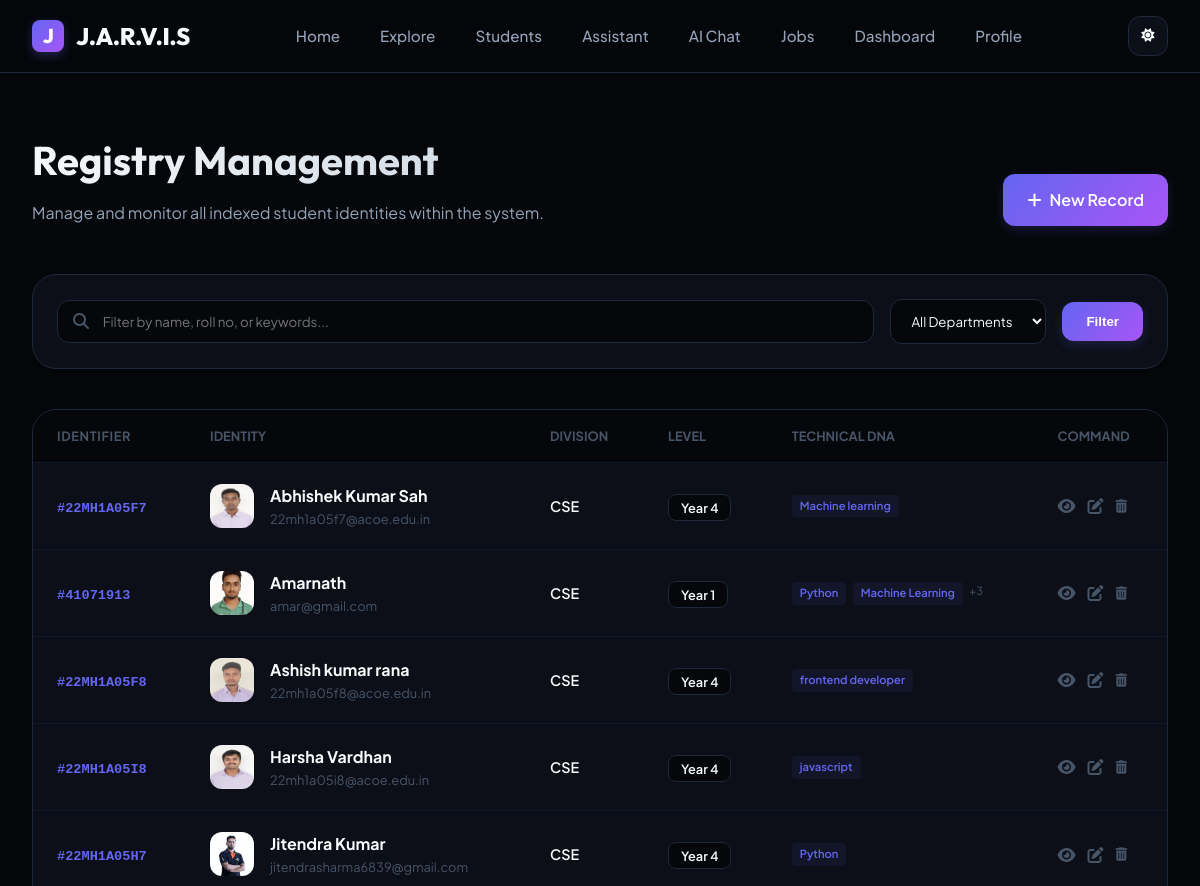
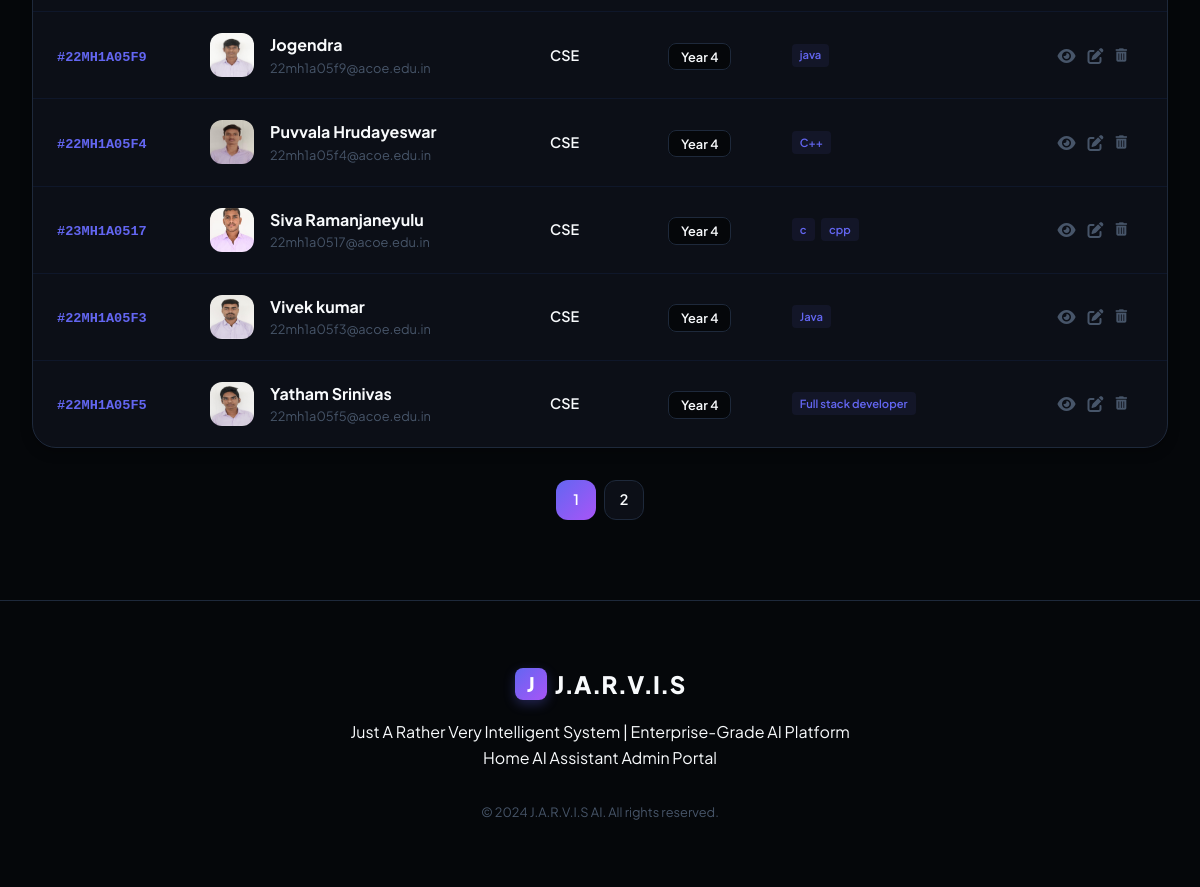
The app's page /admin/students (signed in) with its own data (2 pictures, top to bottom).
### models.py (models this page shows, shortened)
class Student(db.Model):
    __tablename__ = 'student'
    id = db.Column(db.Integer, primary_key=True)
    name = db.Column(db.String(100), nullable=False)
    roll_no = db.Column(db.String(20), unique=True, nullable=False)
    department = db.Column(db.String(50), nullable=False)
    year = db.Column(db.Integer, nullable=False)
    email = db.Column(db.String(100), unique=True)
    phone = db.Column(db.String(15))
    _skills = db.Column('skills', db.Text, default='[]')
    _projects = db.Column('projects', db.Text, default='[]')
    _internships = db.Column('internships', db.Text, default='[]')
    image_path = db.Column(db.String(200))
    _face_embedding = db.Column('face_embedding', db.LargeBinary)
    _text_embedding = db.Column('text_embedding', db.LargeBinary)
    created_at = db.Column(db.DateTime, default=datetime.utcnow)
    updated_at = db.Column(db.DateTime, default=datetime.utcnow, onupdate=datetime.utcnow)
    @property
    def skills(self):
        return json.loads(self._skills) if self._skills else []
    @skills.setter
    def skills(self, value):
        self._skills = json.dumps(value) if value else '[]'
    @property
    def projects(self):
        return json.loads(self._projects) if self._projects else []
    @projects.setter
    def projects(self, value):
        self._projects = json.dumps(value) if value else '[]'
    @property
    def internships(self):
        return json.loads(self._internships) if self._internships else []
    @internships.setter
    def internships(self, value):
        self._internships = json.dumps(value) if value else '[]'
    @property
    def face_embedding(self):
        return pickle.loads(self._face_embedding) if self._face_embedding else None
    @face_embedding.setter
    def face_embedding(self, value):
        if value is not None:
            self._face_embedding = pickle.dumps(value)
        else:
            self._face_embedding = None
    @property
    def text_embedding(self):
        return pickle.loads(self._text_embedding) if self._text_embedding else None
    @text_embedding.setter
    def text_embedding(self, value):
        if value is not None:
            self._text_embedding = pickle.dumps(value)
        else:
            self._text_embedding = None

### routes/admin.py (the view)
@admin_bp.route('/students')
@login_required
def students():
    page = request.args.get('page', 1, type=int)
    per_page = 10
    search = request.args.get('search', '')
    department = request.args.get('department', '')
    query = Student.query
    if search:
        query = query.filter(
            (Student.name.ilike(f'%{search}%')) |
            (Student.roll_no.ilike(f'%{search}%')) |
            (Student.email.ilike(f'%{search}%'))
        )
    if department:
        query = query.filter(Student.department == department)
    students = query.order_by(Student.name).paginate(page=page, per_page=per_page)
    departments = db.session.query(Student.department).distinct().all()
    return render_template('admin/students.html',
                         students=students,
                         departments=[d[0] for d in departments],
                         search=search,
                         selected_department=department)

### templates/admin/students.html (shortened to what this page needs)
{% extends 'base.html' %}
{% block content %}
<div class="container" style="padding-top: 3rem; padding-bottom: 5rem;">
    <div style="margin-bottom: 3rem; display: flex; justify-content: space-between; align-items: flex-end;">
        <div>
            <h1
                style="font-size: 2.5rem; background: var(--grad-text); -webkit-background-clip: text; background-clip: text; -webkit-text-fill-color: transparent; margin-bottom: 0.5rem;">
                Registry Management
            </h1>
            <p style="color: var(--text-muted);">Manage and monitor all indexed student identities within the system.
            </p>
        </div>
        <a href="{{ url_for('admin.add_student') }}" class="btn btn-primary" style="padding: 0.8rem 1.5rem;">
            <i class="fas fa-plus"></i> New Record
        </a>
    </div>
    <div class="jarvis-card" style="padding: 1.5rem; margin-bottom: 2.5rem; box-shadow: var(--shadow-md);">
        <form method="GET" style="display: flex; gap: 1rem; align-items: center;">
            <div style="position: relative; flex: 1;">
                <i class="fas fa-search"
                    style="position: absolute; left: 1rem; top: 50%; transform: translateY(-50%); color: var(--text-dim);"></i>
                <input type="text" name="search" placeholder="Filter by name, roll no, or keywords..."
                    value="{{ search }}"
                    style="width: 100%; padding: 0.75rem 1rem 0.75rem 2.8rem; background: var(--bg-page); border: 1px solid var(--border); border-radius: var(--radius-md); color: var(--text-main); font-family: inherit;">
            </div>
            <select name="department"
                style="padding: 0.75rem 1rem; background: var(--bg-page); border: 1px solid var(--border); border-radius: var(--radius-md); color: var(--text-main); cursor: pointer; font-family: inherit;">
                <option value="">All Departments</option>
            </select>
            <button type="submit" class="btn btn-primary" style="padding: 0.75rem 1.5rem;">Filter</button>
        </form>
    </div>
    {% if students.items %}
    <div class="jarvis-card" style="padding: 0; overflow: hidden; margin-bottom: 2rem;">
        <div style="overflow-x: auto;">
            <table style="width: 100%; border-collapse: collapse; min-width: 900px;">
                <thead style="background: var(--bg-page); text-align: left;">
                    <tr>
                        <th
                            style="padding: 1rem 1.5rem; font-size: 0.8rem; color: var(--text-dim); font-weight: 700; text-transform: uppercase; letter-spacing: 0.05em;">
                            Identifier</th>
                        <th
                            style="padding: 1rem 1.5rem; font-size: 0.8rem; color: var(--text-dim); font-weight: 700; text-transform: uppercase;">
                            Identity</th>
                        <th
                            style="padding: 1rem 1.5rem; font-size: 0.8rem; color: var(--text-dim); font-weight: 700; text-transform: uppercase;">
                            Division</th>
                        <th
                            style="padding: 1rem 1.5rem; font-size: 0.8rem; color: var(--text-dim); font-weight: 700; text-transform: uppercase;">
                            Level</th>
                        <th
                            style="padding: 1rem 1.5rem; font-size: 0.8rem; color: var(--text-dim); font-weight: 700; text-transform: uppercase;">
                            Technical DNA</th>
                        <th
                            style="padding: 1rem 1.5rem; font-size: 0.8rem; color: var(--text-dim); font-weight: 700; text-transform: uppercase;">
                            Command</th>
                    </tr>
                </thead>
                <tbody>
                    {% for student in students.items %}
                    <tr style="border-top: 1px solid var(--border-dim); transition: var(--transition);"
                        onmouseover="this.style.background='rgba(99, 102, 241, 0.02)'"
                        onmouseout="this.style.background='transparent'">
                        <td style="padding: 1.25rem 1.5rem;">
                            <span
                                style="font-family: monospace; font-weight: 600; color: var(--primary); font-size: 0.85rem;">#{{
                                student.roll_no }}</span>
                        </td>
                        <td style="padding: 1.25rem 1.5rem;">
                            <div style="display: flex; align-items: center; gap: 1rem;">
                                <div
                                    style="width: 44px; height: 44px; border-radius: var(--radius-md); overflow: hidden; background: var(--bg-page);">
                                    {% if student.image_path %}
                                    <img src="{{ url_for('static', filename=student.image_path) }}" alt=""
                                        style="width: 100%; height: 100%; object-fit: cover;">
                                    {% else %}
                                    <div
                                        style="width: 100%; height: 100%; display: flex; align-items: center; justify-content: center; font-weight: 800; color: var(--primary);">
                                        {{ student.name[0] }}</div>
                                    {% endif %}
                                </div>
                                <div>
                                    <div style="font-weight: 700; color: var(--text-main);">{{ student.name }}</div>
                                    <div style="font-size: 0.8rem; color: var(--text-dim);">{{ student.email or 'No
                                        email'
                                        }}</div>
                                </div>
                            </div>
                        </td>
                        <td style="padding: 1.25rem 1.5rem; font-weight: 600; font-size: 0.9rem;">{{ student.department
                            }}
                        </td>
                        <td style="padding: 1.25rem 1.5rem;">
                            <span
                                style="font-size: 0.8rem; background: var(--bg-page); padding: 0.3rem 0.75rem; border-radius: var(--radius-sm); border: 1px solid var(--border); font-weight: 600;">Year
                                {{ student.year }}</span>
                        </td>
                        <td style="padding: 1.25rem 1.5rem;">
                            <div style="display: flex; gap: 0.4rem; flex-wrap: wrap; max-width: 200px;">
                                {% for skill in student.skills[:2] %}
                                <span
                                    style="font-size: 0.7rem; background: rgba(99, 102, 241, 0.08); color: var(--primary); padding: 0.15rem 0.5rem; border-radius: 4px; font-weight: 600;">{{
                                    skill }}</span>
                                {% endfor %}
                                {% if student.skills|length > 2 %}
                                <span style="font-size: 0.7rem; color: var(--text-dim);">+{{ student.skills|length - 2
                                    }}</span>
                                {% endif %}
                            </div>
                        </td>
                        <td style="padding: 1.25rem 1.5rem;">
                            <div style="display: flex; gap: 0.75rem; align-items: center;">
                                <a href="{{ url_for('student.profile', id=student.id) }}"
                                    style="color: var(--text-dim); transition: var(--transition);"
                                    onmouseover="this.style.color='var(--primary)'"><i class="fas fa-eye"></i></a>
                                <a href="{{ url_for('admin.edit_student', id=student.id) }}"
                                    style="color: var(--text-dim); transition: var(--transition);"
                                    onmouseover="this.style.color='var(--primary)'"><i class="fas fa-edit"></i></a>
                                <form method="POST" action="{{ url_for('admin.delete_student', id=student.id) }}"
                                    style="display: contents;" onsubmit="return confirm('Delete student profile?')">
                                    <button type="submit"
                                        style="background: none; border: none; padding: 0; color: var(--text-dim); cursor: pointer; transition: var(--transition);"
                                        onmouseover="this.style.color='var(--danger)'">
                                        <i class="fas fa-trash-alt"></i>
                                    </button>
                                </form>
                            </div>
                        </td>
                    </tr>
                    {% endfor %}
                </tbody>
            </table>
        </div>
    </div>
    {% if students.pages > 1 %}
    <div style="display: flex; justify-content: center; gap: 0.5rem; margin-top: 2rem;">
        {% for page in students.iter_pages(left_edge=1, right_edge=1, left_current=2, right_current=2) %}
        {% if page %}
        <a href="{{ url_for('admin.students', page=page, search=search, department=selected_department) }}"
            class="pagination-link {% if page == students.page %}active{% endif %}">
            {{ page }}
        </a>
        {% else %}
        <span
            style="width: 40px; height: 40px; display: flex; align-items: center; justify-content: center; color: var(--text-dim);">...</span>
        {% endif %}
        {% endfor %}
    </div>
    {% endif %}
    {% endif %}
</div>
{% endblock %}

### static/css/style.css (style rules this page uses)
:root { --primary: #6366f1; --primary-light: #818cf8; --primary-dark: #4f46e5; --secondary: #06b6d4; --accent: #ec4899; --success: #10b981; --warning: #f59e0b; --error: #ef4444; --info: #3b82f6; --bg-page: #f8fafc; --bg-card: #ffffff; --bg-nav: rgba(255, 255, 255, 0.8); --text-main: #0f172a; --text-muted: #64748b; --text-dim: #94a3b8; --border: #e2e8f0; --border-dim: #f1f5f9; --grad-primary: linear-gradient(135deg, #6366f1 0%, #a855f7 100%); --grad-surface: linear-gradient(135deg, rgba(255, 255, 255, 0.1) 0%, rgba(255, 255, 255, 0.05) 100%); --grad-text: linear-gradient(135deg, #0f172a 0%, #334155 100%); --shadow-sm: 0 2px 4px rgba(0, 0, 0, 0.02); --shadow-md: 0 4px 12px rgba(0, 0, 0, 0.05); --shadow-lg: 0 12px 24px rgba(0, 0, 0, 0.08); --shadow-xl: 0 20px 48px rgba(0, 0, 0, 0.12); --shadow-glass: 0 8px 32px rgba(0, 0, 0, 0.04); --radius-sm: 8px; --radius-md: 12px; --radius-lg: 18px; --radius-xl: 24px; --radius-full: 9999px; --transition: all 0.3s cubic-bezier(0.4, 0, 0.2, 1); --font-main: 'Plus Jakarta Sans', sans-serif; --font-heading: 'Outfit', sans-serif; }
[data-theme="dark"] { --bg-page: #05070a; --bg-card: #0c0f17; --bg-nav: rgba(5, 7, 10, 0.8); --text-main: #f8fafc; --text-muted: #94a3b8; --text-dim: #475569; --border: #1e293b; --border-dim: #0f172a; --grad-text: linear-gradient(135deg, #f8fafc 0%, #cbd5e1 100%); --shadow-md: 0 4px 12px rgba(0, 0, 0, 0.3); --shadow-lg: 0 12px 24px rgba(0, 0, 0, 0.4); --shadow-xl: 0 20px 48px rgba(0, 0, 0, 0.5); }
* { margin: 0; padding: 0; box-sizing: border-box; }
body { font-family: var(--font-main); background-color: var(--bg-page); color: var(--text-main); line-height: 1.6; overflow-x: hidden; min-height: 100vh; }
h1, h2, h3, h4, h5, h6 { font-family: var(--font-heading); font-weight: 700; }
a { text-decoration: none; color: inherit; transition: var(--transition); }
.container { max-width: 1280px; margin: 0 auto; padding-left: 2rem; padding-right: 2rem; }
.jarvis-card { background: var(--bg-card); border: 1px solid var(--border); border-radius: var(--radius-xl); padding: 2.5rem; text-align: left; transition: var(--transition); position: relative; overflow: hidden; box-shadow: var(--shadow-md); }
.btn { padding: 0.75rem 1.5rem; border-radius: var(--radius-md); font-weight: 600; display: inline-flex; align-items: center; gap: 0.5rem; cursor: pointer; transition: var(--transition); border: none; }
.btn-primary { background: var(--grad-primary); color: white; box-shadow: 0 4px 12px rgba(99, 102, 241, 0.2); }

### templates/admin/students.html (style rules this page uses)
.pagination-link { width: 40px; height: 40px; display: flex; align-items: center; justify-content: center; background: var(--bg-card); border: 1px solid var(--border); border-radius: var(--radius-md); color: var(--text-main); text-decoration: none; font-weight: 600; font-size: 0.9rem; transition: var(--transition); }
.pagination-link.active { background: var(--grad-primary); color: white; border: none; }

### records on screen
Student: roll_no "22MH1A05F7", image_path (picture), name "Abhishek Kumar Sah", email "22mh1a05f7@acoe.edu.in", department "CSE", year "4", 2 "Machine learning"
Student: roll_no "41071913", image_path (picture), name "Amarnath", email "amar@gmail.com", department "CSE", year "1", 2 "Python" "Machine Learning", skills|length "3"
Student: roll_no "22MH1A05F8", image_path (picture), name "Ashish kumar rana", email "22mh1a05f8@acoe.edu.in", department "CSE", year "4", 2 "frontend developer"
Student: roll_no "22MH1A05I8", image_path (picture), name "Harsha Vardhan", email "22mh1a05i8@acoe.edu.in", department "CSE", year "4", 2 "javascript"
Student: roll_no "22MH1A05H7", image_path (picture), name "Jitendra Kumar", email "jitendrasharma6839@gmail.com", department "CSE", year "4", 2 "Python"
Student: roll_no "22MH1A05F9", image_path (picture), name "Jogendra", email "22mh1a05f9@acoe.edu.in", department "CSE", year "4", 2 "java"
Student: roll_no "22MH1A05F4", image_path (picture), name "Puvvala Hrudayeswar", email "22mh1a05f4@acoe.edu.in", department "CSE", year "4", 2 "C++"
Student: roll_no "23MH1A0517", image_path (picture), name "Siva Ramanjaneyulu", email "22mh1a0517@acoe.edu.in", department "CSE", year "4", 2 "c" "cpp"
Student: roll_no "22MH1A05F3", image_path (picture), name "Vivek kumar", email "22mh1a05f3@acoe.edu.in", department "CSE", year "4", 2 "Java"
Student: roll_no "22MH1A05F5", image_path (picture), name "Yatham Srinivas", email "22mh1a05f5@acoe.edu.in", department "CSE", year "4", 2 "Full stack developer"

### other values on screen
{{ page }} "1" "2"
